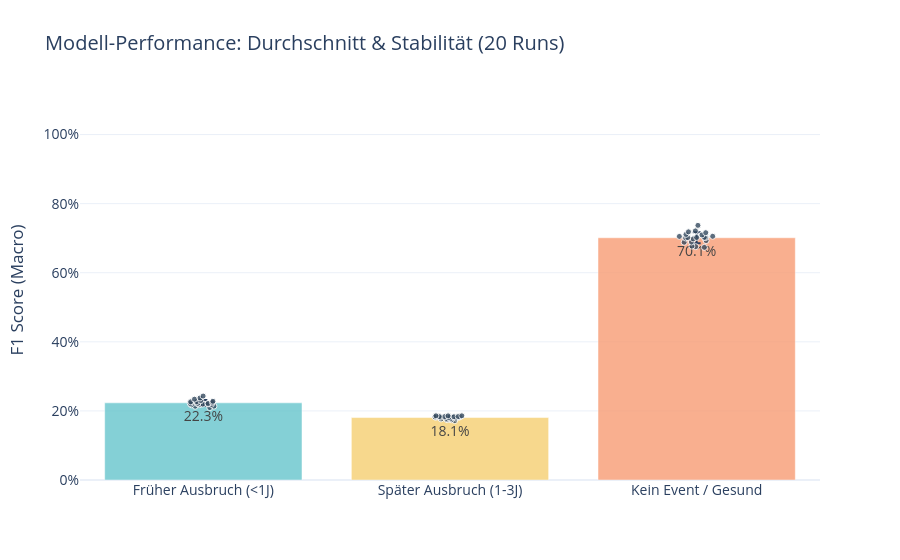

The cell this chart's notebook holds for it:
### Markdown cell above
# 6.1 Robustness Vizualiszation

### Code cell
# 4. Visualisierung der Robustness (Master-Thesis Style)
import plotly.express as px
import os

df_melt = df_results.melt(
    id_vars=['run_id'], 
    value_vars=['f1_class_0_early', 'f1_class_1_late', 'f1_class_2_healthy'],
    var_name='Target Class', 
    value_name='F1 Score'
)

df_stats = df_melt.groupby('Target Class')['F1 Score'].agg(['mean', 'std']).reset_index()

category_order = ['Früher Ausbruch (<1J)', 'Später Ausbruch (1-3J)', 'Gesund / Kein Event']

name_mapping = {
    'f1_class_0_early': 'Früher Ausbruch (<1J)',
    'f1_class_1_late': 'Später Ausbruch (1-3J)',
    'f1_class_2_healthy': 'Gesund / Kein Event'
}
df_stats['Target Class'] = df_stats['Target Class'].map(name_mapping)
df_melt['Target Class'] = df_melt['Target Class'].map(name_mapping)

fig = px.bar(
    df_stats, 
    x="Target Class", 
    y="mean", 
    error_y="std",
    title=f"Modell-Performance: Durchschnitt & Stabilität ({N_LOOPS} Runs)",
    text_auto='.1%',
    labels={'mean': 'Durchschnittlicher F1-Score'},
    color="Target Class", 
    color_discrete_sequence=px.colors.qualitative.Pastel,
    template="plotly_white",
    category_orders={"Target Class": category_order}
)

fig.update_traces(marker_opacity=0.8, showlegend=False)

scatter_trace = px.strip(
    df_melt, 
    x="Target Class", 
    y="F1 Score", 
    category_orders={"Target Class": category_order}
).data[0]

scatter_trace.marker.color = '#34495e'
scatter_trace.marker.size = 6
scatter_trace.marker.opacity = 0.8
scatter_trace.marker.line = dict(width=1, color='white')
scatter_trace.showlegend = False

fig.add_trace(scatter_trace)

fig.update_layout(
    yaxis_tickformat='.0%', 
    yaxis_title="F1 Score (Macro)", 
    xaxis_title=None,
    font=dict(size=14)
)
fig.update_yaxes(range=[0, 1.1])

show_and_save(fig, "robustness_f1_per_class")

### Figure 1 — Plotly figure (JSON) as saved in the notebook; plotly's stock layout.template omitted (floating-point values rounded to 4 significant figures)
{"data": [{"error_y": {"array": [0.008204]}, "hovertemplate": "Target Class=%{x}<br>Durchschnittlicher F1-Score=%{y}<extra></extra>", "legendgroup": "Früher Ausbruch (<1J)", "marker": {"color": "rgb(102, 197, 204)", "opacity": 0.8, "pattern": {"shape": ""}}, "name": "Früher Ausbruch (<1J)", "orientation": "v", "showlegend": false, "textposition": "auto", "texttemplate": "%{y:.1%}", "type": "bar", "x": ["Früher Ausbruch (<1J)"], "xaxis": "x", "y": [0.2234], "yaxis": "y"}, {"error_y": {"array": [0.004084]}, "hovertemplate": "Target Class=%{x}<br>Durchschnittlicher F1-Score=%{y}<extra></extra>", "legendgroup": "Später Ausbruch (1-3J)", "marker": {"color": "rgb(246, 207, 113)", "opacity": 0.8, "pattern": {"shape": ""}}, "name": "Später Ausbruch (1-3J)", "orientation": "v", "showlegend": false, "textposition": "auto", "texttemplate": "%{y:.1%}", "type": "bar", "x": ["Später Ausbruch (1-3J)"], "xaxis": "x", "y": [0.1807], "yaxis": "y"}, {"error_y": {"array": [0.01591]}, "hovertemplate": "Target Class=%{x}<br>Durchschnittlicher F1-Score=%{y}<extra></extra>", "legendgroup": "Kein Event / Gesund", "marker": {"color": "rgb(248, 156, 116)", "opacity": 0.8, "pattern": {"shape": ""}}, "name": "Kein Event / Gesund", "orientation": "v", "showlegend": false, "textposition": "auto", "texttemplate": "%{y:.1%}", "type": "bar", "x": ["Kein Event / Gesund"], "xaxis": "x", "y": [0.7013], "yaxis": "y"}, {"alignmentgroup": "True", "boxpoints": "all", "fillcolor": "rgba(255,255,255,0)", "hoveron": "points", "hovertemplate": "Target Class=%{x}<br>F1 Score=%{y}<extra></extra>", "legendgroup": "", "line": {"color": "rgba(255,255,255,0)"}, "marker": {"color": "#34495e", "line": {"color": "white", "width": 1}, "opacity": 0.8, "size": 6}, "name": "", "offsetgroup": "", "orientation": "v", "pointpos": 0, "showlegend": false, "type": "box", "x": ["Früher Ausbruch (<1J)", "Früher Ausbruch (<1J)", "Früher Ausbruch (<1J)", "Früher Ausbruch (<1J)", "Früher Ausbruch (<1J)", "Früher Ausbruch (<1J)", "Früher Ausbruch (<1J)", "Früher Ausbruch (<1J)", "Früher Ausbruch (<1J)", "Früher Ausbruch (<1J)", "Früher Ausbruch (<1J)", "Früher Ausbruch (<1J)", "Früher Ausbruch (<1J)", "Früher Ausbruch (<1J)", "Früher Ausbruch (<1J)", "Früher Ausbruch (<1J)", "Früher Ausbruch (<1J)", "Früher Ausbruch (<1J)", "Früher Ausbruch (<1J)", "Früher Ausbruch (<1J)", "Später Ausbruch (1-3J)", "Später Ausbruch (1-3J)", "Später Ausbruch (1-3J)", "Später Ausbruch (1-3J)", "Später Ausbruch (1-3J)", "Später Ausbruch (1-3J)", "Später Ausbruch (1-3J)", "Später Ausbruch (1-3J)", "Später Ausbruch (1-3J)", "Später Ausbruch (1-3J)", "Später Ausbruch (1-3J)", "Später Ausbruch (1-3J)", "Später Ausbruch (1-3J)", "Später Ausbruch (1-3J)", "Später Ausbruch (1-3J)", "Später Ausbruch (1-3J)", "Später Ausbruch (1-3J)", "Später Ausbruch (1-3J)", "Später Ausbruch (1-3J)", "Später Ausbruch (1-3J)", "Kein Event / Gesund", "Kein Event / Gesund", "Kein Event / Gesund", "Kein Event / Gesund", "Kein Event / Gesund", "Kein Event / Gesund", "Kein Event / Gesund", "Kein Event / Gesund", "Kein Event / Gesund", "Kein Event / Gesund", "Kein Event / Gesund", "Kein Event / Gesund", "Kein Event / Gesund", "Kein Event / Gesund", "Kein Event / Gesund", "Kein Event / Gesund", "Kein Event / Gesund", "Kein Event / Gesund", "Kein Event / Gesund", "Kein Event / Gesund"], "x0": " ", "xaxis": "x", "y": [0.2269, 0.2135, 0.2222, 0.2215, 0.243, 0.2202, 0.2279, 0.2375, 0.2188, 0.2137, 0.2097, 0.234, 0.2198, 0.2181, 0.23, 0.2246, 0.2209, 0.2178, 0.2263, 0.2214, 0.1791, 0.1768, 0.1771, 0.1831, 0.1782, 0.1858, 0.1859, 0.1741, 0.1816, 0.1817, 0.1829, 0.1834, 0.1821, 0.1859, 0.1808, 0.1745, 0.1835, 0.1826, 0.1836, 0.1719, 0.7021, 0.6754, 0.7016, 0.698, 0.737, 0.7055, 0.7159, 0.7211, 0.7025, 0.6882, 0.677, 0.7184, 0.7017, 0.7051, 0.7109, 0.7004, 0.6889, 0.6931, 0.7094, 0.6734], "y0": " ", "yaxis": "y"}], "layout": {"barmode": "relative", "font": {"size": 14}, "legend": {"title": {"text": "Target Class"}, "tracegroupgap": 0}, "title": {"text": "Modell-Performance: Durchschnitt & Stabilität (20 Runs)"}, "xaxis": {"anchor": "y", "categoryarray": ["Früher Ausbruch (<1J)", "Später Ausbruch (1-3J)", "Kein Event / Gesund"], "categoryorder": "array", "domain": [0, 1], "title": {}}, "yaxis": {"anchor": "x", "domain": [0, 1], "range": [0, 1.1], "tickformat": ".0%", "title": {"text": "F1 Score (Macro)"}}}}
